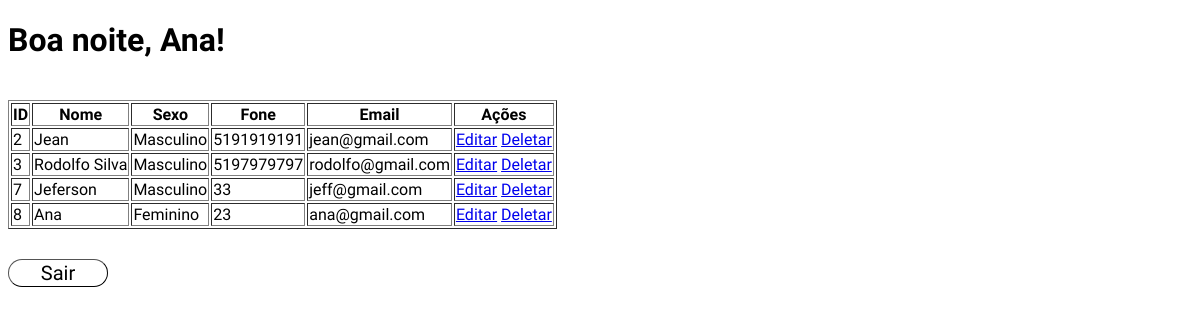
The app's page /portalUsuarios.php (signed in) with its own data.
### tables this page shows
CREATE TABLE `usuarios` (
  `id` int(11) NOT NULL,
  `nome` varchar(255) NOT NULL,
  `sexo` char(1) NOT NULL,
  `fone` varchar(15) NOT NULL,
  `email` varchar(255) NOT NULL,
  `senha` varchar(255) NOT NULL
);

### classes/Usuario.php (called while the page is built, shortened)
<?php
class Usuario
{
    private $conn;
    private $table_usu = "usuarios";
    public function __construct($db)
    {
        $this->conn = $db;
    }
    public function ler()
    {
        $query = "SELECT * FROM " . $this->table_usu;
        $stmt = $this->conn->prepare($query);
        $stmt->execute();
        return $stmt;
    }
    public function lerPorId($id)
    {
        $query = "SELECT * FROM " . $this->table_usu . " WHERE id = ?";
        $stmt = $this->conn->prepare($query);
        $stmt->execute([$id]);
        return $stmt->fetch(PDO::FETCH_ASSOC);
    }
}

### portalUsuarios.php (the view, shortened to what this page needs)
<?php
include_once './config/config.php';
include_once './classes/Usuario.php';
$usuario = new Usuario($db);
$dados_usuario = $usuario->lerPorId($_SESSION['usuario_id']);
$nome_usuario = $dados_usuario['nome'];
$dados = $usuario->ler();
function saudacao()
{
    $hora = date('H');
    if ($hora >= 6 && $hora < 12) {
        return "Bom dia";
    } elseif ($hora >= 12 && $hora < 18) {
        return "Boa tarde";
    } else {
        return "Boa noite";
    }
}
?>
<!DOCTYPE html>
<html lang="pt-br">
<head>
    <link rel="stylesheet" href="style.css">
</head>
<body id="gerUsu">
    <h1><?php echo saudacao() . ", " . $nome_usuario; ?>!</h1>
    <br>
    <table border="1">
        <tr>
            <th>ID</th>
            <th>Nome</th>
            <th>Sexo</th>
            <th>Fone</th>
            <th>Email</th>
            <th>Ações</th>
        </tr>
        <?php while ($row = $dados->fetch(PDO::FETCH_ASSOC)) : ?>
            <tr>
                <td><?php echo $row['id']; ?></td>
                <td><?php echo $row['nome']; ?></td>
                <td><?php echo ($row['sexo'] === 'M') ? 'Masculino' : 'Feminino'; ?></td>
                <td><?php echo $row['fone']; ?></td>
                <td><?php echo $row['email']; ?></td>
                <td>
                    <a href="editar.php?id=<?php echo $row['id']; ?>">Editar</a>
                    <a href="deletar.php?id=<?php echo $row['id']; ?>">Deletar</a>
                </td>
            </tr>
        <?php endwhile; ?>
    </table>
    <button id="btnSair" onclick="location.href='lobby.php'">Sair</button>
</body>
</html>

### records on screen
usuarios: nome "Ana", id "8", sexo "Feminino", fone "23", email "ana@gmail.com"
usuarios: id "2", nome "Jean", sexo "Masculino", fone "5191919191", email "jean@gmail.com"
usuarios: id "3", nome "Rodolfo Silva", sexo "Masculino", fone "5197979797", email "rodolfo@gmail.com"
usuarios: id "7", nome "Jeferson", sexo "Masculino", fone "33", email "jeff@gmail.com"

### other values on screen
saudacao() "Boa noite"
